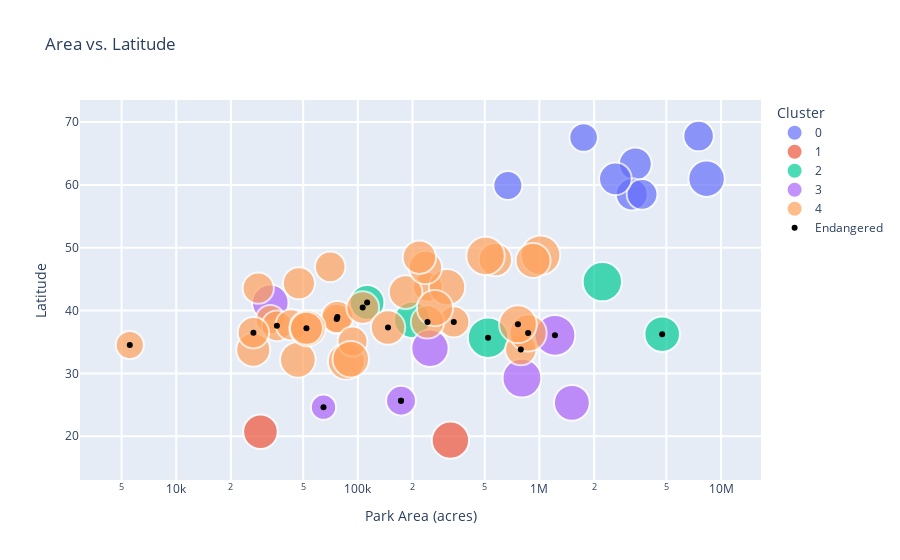

Source (notebook cell):
### Code cell
cat_01 = 'Acres'
cat_02 = 'Latitude'
title = 'Area vs. Latitude'
title_cat_01 = 'Park Area (acres)'
title_cat_02 = 'Latitude'
fig =bubbleplot(df_park,cat_01,cat_02,title,title_cat_01,title_cat_02,x_axis_type='log',cross_plot=parks_endangered)

### Figure 1 — Plotly figure (JSON) as saved in the notebook; plotly's stock layout.template omitted (floating-point values rounded to 4 significant figures)
{"data": [{"marker": {"line": {"width": 2}, "size": [31.26, 26.87, 29.78, 27.37, 24.27, 23.52, 30.82, 38.39], "sizemode": "area", "sizeref": 0.05775}, "mode": "markers", "name": "0", "text": ["Park Name: Denali National Park and Preserve<br>Size: 3372402<br># Species: 999<br># Native Species: 977<br>", "Park Name: Gates Of The Arctic National Park and Preserve<br>Size: 7523898<br># Species: 722<br># Native Species: 722<br>", "Park Name: Glacier Bay National Park and Preserve<br>Size: 3224840<br># Species: 916<br># Native Species: 887<br>", "Park Name: Katmai National Park and Preserve<br>Size: 3674530<br># Species: 760<br># Native Species: 749<br>", "Park Name: Kenai Fjords National Park<br>Size: 669983<br># Species: 605<br># Native Species: 589<br>", "Park Name: Kobuk Valley National Park<br>Size: 1750717<br># Species: 553<br># Native Species: 553<br>", "Park Name: Lake Clark National Park and Preserve<br>Size: 2619733<br># Species: 970<br># Native Species: 950<br>", "Park Name: Wrangell - St Elias National Park and Preserve<br>Size: 8323148<br># Species: 1509<br># Native Species: 1474<br>"], "type": "scatter", "x": [3372402, 7523898, 3224840, 3674530, 669983, 1750717, 2619733, 8323148], "y": [63.33, 67.78, 58.5, 58.5, 59.92, 67.55, 60.97, 61]}, {"marker": {"line": {"width": 2}, "size": [34.54, 40.25], "sizemode": "area", "sizeref": 0.05775}, "mode": "markers", "name": "1", "text": ["Park Name: Haleakala National Park<br>Size: 29094<br># Species: 2023<br># Native Species: 1193<br>", "Park Name: Hawaii Volcanoes National Park<br>Size: 323431<br># Species: 2722<br># Native Species: 1620<br>"], "type": "scatter", "x": [29094, 323431], "y": [20.72, 19.38]}, {"marker": {"line": {"width": 2}, "size": [36.47, 47.31, 34.71, 38.05, 44.71], "sizemode": "area", "sizeref": 0.05775}, "mode": "markers", "name": "2", "text": ["Park Name: Death Valley National Park<br>Size: 4740912<br># Species: 1410<br># Native Species: 1330<br>", "Park Name: Great Smoky Mountains National Park<br>Size: 521490<br># Species: 2598<br># Native Species: 2238<br>", "Park Name: Redwood National Park<br>Size: 112512<br># Species: 1525<br># Native Species: 1205<br>", "Park Name: Shenandoah National Park<br>Size: 199045<br># Species: 1824<br># Native Species: 1448<br>", "Park Name: Yellowstone National Park<br>Size: 2219791<br># Species: 2188<br># Native Species: 1999<br>"], "type": "scatter", "x": [4740912, 521490, 112512, 199045, 2219791], "y": [36.24, 35.68, 41.3, 38.53, 44.6]}, {"marker": {"line": {"width": 2}, "size": [43.61, 25.73, 40.29, 38.77, 18.44, 37.13, 48.06], "sizemode": "area", "sizeref": 0.05775}, "mode": "markers", "name": "3", "text": ["Park Name: Big Bend National Park<br>Size: 801163<br># Species: 2011<br># Native Species: 1902<br>", "Park Name: Biscayne National Park<br>Size: 172924<br># Species: 839<br># Native Species: 662<br>", "Park Name: Channel Islands National Park<br>Size: 249561<br># Species: 1847<br># Native Species: 1623<br>", "Park Name: Cuyahoga Valley National Park<br>Size: 32950<br># Species: 1770<br># Native Species: 1503<br>", "Park Name: Dry Tortugas National Park<br>Size: 64701<br># Species: 481<br># Native Species: 340<br>", "Park Name: Everglades National Park<br>Size: 1508538<br># Species: 1780<br># Native Species: 1379<br>", "Park Name: Grand Canyon National Park<br>Size: 1217403<br># Species: 2532<br># Native Species: 2310<br>"], "type": "scatter", "x": [801163, 172924, 249561, 32950, 64701, 1508538, 1217403], "y": [29.25, 25.65, 34.01, 41.24, 24.63, 25.32, 36.06]}, {"marker": {"line": {"width": 2}, "size": [29.72, 25.79, 24.94, 24.76, 26.98, 28, 32.06, 36.82, 33.48, 32.7, 45.37, 38.03, 29.78, 28.09, 39.09, 22.89, 32.05, 28.6, 30.9, 38.09, 31.38, 32.17, 42.67, 35.26, 26.04, 28.48, 37.84, 38.37, 39.89, 26.93, 32.31, 28.18, 41.26, 34.12], "sizemode": "area", "sizeref": 0.05775}, "mode": "markers", "name": "4", "text": ["Park Name: Acadia National Park<br>Size: 47390<br># Species: 1157<br># Native Species: 883<br>", "Park Name: Arches National Park<br>Size: 76519<br># Species: 749<br># Native Species: 665<br>", "Park Name: Badlands National Park<br>Size: 242756<br># Species: 700<br># Native Species: 622<br>", "Park Name: Black Canyon of the Gunnison National Park<br>Size: 32950<br># Species: 689<br># Native Species: 613<br>", "Park Name: Bryce Canyon National Park<br>Size: 35835<br># Species: 788<br># Native Species: 728<br>", "Park Name: Canyonlands National Park<br>Size: 337598<br># Species: 866<br># Native Species: 784<br>", "Park Name: Capitol Reef National Park<br>Size: 241904<br># Species: 1161<br># Native Species: 1028<br>", "Park Name: Carlsbad Caverns National Park<br>Size: 46766<br># Species: 1427<br># Native Species: 1356<br>", "Park Name: Congaree National Park<br>Size: 26546<br># Species: 1205<br># Native Species: 1121<br>", "Park Name: Crater Lake National Park<br>Size: 183224<br># Species: 1122<br># Native Species: 1069<br>", "Park Name: Glacier National Park<br>Size: 1013572<br># Species: 2196<br># Native Species: 2058<br>", "Park Name: Grand Teton National Park<br>Size: 309995<br># Species: 1587<br># Native Species: 1446<br>", "Park Name: Great Basin National Park<br>Size: 77180<br># Species: 955<br># Native Species: 887<br>", "Park Name: Great Sand Dunes National Park and Preserve<br>Size: 42984<br># Species: 813<br># Native Species: 789<br>", "Park Name: Guadalupe Mountains National Park<br>Size: 86416<br># Species: 1578<br># Native Species: 1528<br>", "Park Name: Hot Springs National Park<br>Size: 5550<br># Species: 588<br># Native Species: 524<br>", "Park Name: Isle Royale National Park<br>Size: 571790<br># Species: 1167<br># Native Species: 1027<br>", "Park Name: Joshua Tree National Park<br>Size: 789745<br># Species: 849<br># Native Species: 818<br>", "Park Name: Lassen Volcanic National Park<br>Size: 106372<br># Species: 1005<br># Native Species: 955<br>", "Park Name: Mammoth Cave National Park<br>Size: 52830<br># Species: 1628<br># Native Species: 1451<br>", "Park Name: Mesa Verde National Park<br>Size: 52122<br># Species: 1106<br># Native Species: 985<br>", "Park Name: Mount Rainier National Park<br>Size: 235625<br># Species: 1191<br># Native Species: 1035<br>", "Park Name: North Cascades National Park<br>Size: 504781<br># Species: 2053<br># Native Species: 1821<br>", "Park Name: Olympic National Park<br>Size: 922651<br># Species: 1356<br># Native Species: 1243<br>", "Park Name: Petrified Forest National Park<br>Size: 93533<br># Species: 732<br># Native Species: 678<br>", "Park Name: Pinnacles National Park<br>Size: 26606<br># Species: 940<br># Native Species: 811<br>", "Park Name: Rocky Mountain National Park<br>Size: 265828<br># Species: 1526<br># Native Species: 1432<br>", "Park Name: Saguaro National Park<br>Size: 91440<br># Species: 1578<br># Native Species: 1472<br>", "Park Name: Sequoia and Kings Canyon National Parks<br>Size: 865952<br># Species: 1818<br># Native Species: 1591<br>", "Park Name: Theodore Roosevelt National Park<br>Size: 70447<br># Species: 807<br># Native Species: 725<br>", "Park Name: Voyageurs National Park<br>Size: 218200<br># Species: 1173<br># Native Species: 1044<br>", "Park Name: Wind Cave National Park<br>Size: 28295<br># Species: 890<br># Native Species: 794<br>", "Park Name: Yosemite National Park<br>Size: 761266<br># Species: 1896<br># Native Species: 1702<br>", "Park Name: Zion National Park<br>Size: 146598<br># Species: 1316<br># Native Species: 1164<br>"], "type": "scatter", "x": [47390, 76519, 242756, 32950, 35835, 337598, 241904, 46766, 26546, 183224, 1013572, 309995, 77180, 42984, 86416, 5550, 571790, 789745, 106372, 52830, 52122, 235625, 504781, 922651, 93533, 26606, 265828, 91440, 865952, 70447, 218200, 28295, 761266, 146598], "y": [44.35, 38.68, 43.75, 38.57, 37.57, 38.2, 38.2, 32.17, 33.78, 42.94, 48.8, 43.73, 38.98, 37.73, 31.92, 34.51, 48.1, 33.79, 40.49, 37.18, 37.18, 46.85, 48.7, 47.97, 35.07, 36.48, 40.4, 32.25, 36.43, 46.97, 48.5, 43.57, 37.83, 37.3]}, {"marker": {"color": "black"}, "mode": "markers", "name": "Endangered", "type": "scatter", "x": [521490, 5550, 172924, 64701, 172924, 112512, 76519, 35835, 337598, 241904, 4740912, 77180, 1217403, 789745, 106372, 52122, 26606, 865952, 761266, 146598], "y": [35.68, 34.51, 25.65, 24.63, 25.65, 41.3, 38.68, 37.57, 38.2, 38.2, 36.24, 38.98, 36.06, 33.79, 40.49, 37.18, 36.48, 36.43, 37.83, 37.3]}], "layout": {"legend": {"title": {"text": "Cluster"}}, "title": {"text": "Area vs. Latitude"}, "xaxis": {"gridcolor": "white", "gridwidth": 2, "title": {"text": "Park Area (acres)"}, "type": "log"}, "yaxis": {"gridcolor": "white", "gridwidth": 2, "title": {"text": "Latitude"}, "type": "linear"}}}
